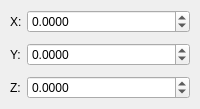
             <widget class="QWidget" name="m_pShearingWidget" native="true">
              <layout class="QFormLayout" name="formLayout_8">
               <property name="fieldGrowthPolicy">
                <enum>QFormLayout::AllNonFixedFieldsGrow</enum>
               </property>
               <property name="horizontalSpacing">
                <number>5</number>
               </property>
               <property name="verticalSpacing">
                <number>10</number>
               </property>
               <property name="leftMargin">
                <number>10</number>
               </property>
               <property name="topMargin">
                <number>10</number>
               </property>
               <property name="rightMargin">
                <number>10</number>
               </property>
               <property name="bottomMargin">
                <number>10</number>
               </property>
               <item row="0" column="0">
                <widget class="QLabel" name="label_33">
                 <property name="text">
                  <string>X:</string>
                 </property>
                </widget>
               </item>
               <item row="1" column="0">
                <widget class="QLabel" name="label_34">
                 <property name="text">
                  <string>Y:</string>
                 </property>
                </widget>
               </item>
               <item row="2" column="0">
                <widget class="QLabel" name="label_35">
                 <property name="text">
                  <string>Z:</string>
                 </property>
                </widget>
               </item>
               <item row="0" column="1">
                <widget class="QDoubleSpinBox" name="m_p_DoubleSpinBox_ShearingX">
                 <property name="decimals">
                  <number>4</number>
                 </property>
                 <property name="minimum">
                  <double>-99.989999999999995</double>
                 </property>
                 <property name="singleStep">
                  <double>0.000100000000000</double>
                 </property>
                </widget>
               </item>
               <item row="1" column="1">
                <widget class="QDoubleSpinBox" name="m_p_DoubleSpinBox_ShearingY">
                 <property name="decimals">
                  <number>4</number>
                 </property>
                 <property name="minimum">
                  <double>-99.989999999999995</double>
                 </property>
                 <property name="singleStep">
                  <double>0.000100000000000</double>
                 </property>
                </widget>
               </item>
               <item row="2" column="1">
                <widget class="QDoubleSpinBox" name="m_p_DoubleSpinBox_ShearingZ">
                 <property name="decimals">
                  <number>4</number>
                 </property>
                 <property name="minimum">
                  <double>-99.989999999999995</double>
                 </property>
                 <property name="singleStep">
                  <double>0.000100000000000</double>
                 </property>
                </widget>
               </item>
              </layout>
             </widget>
